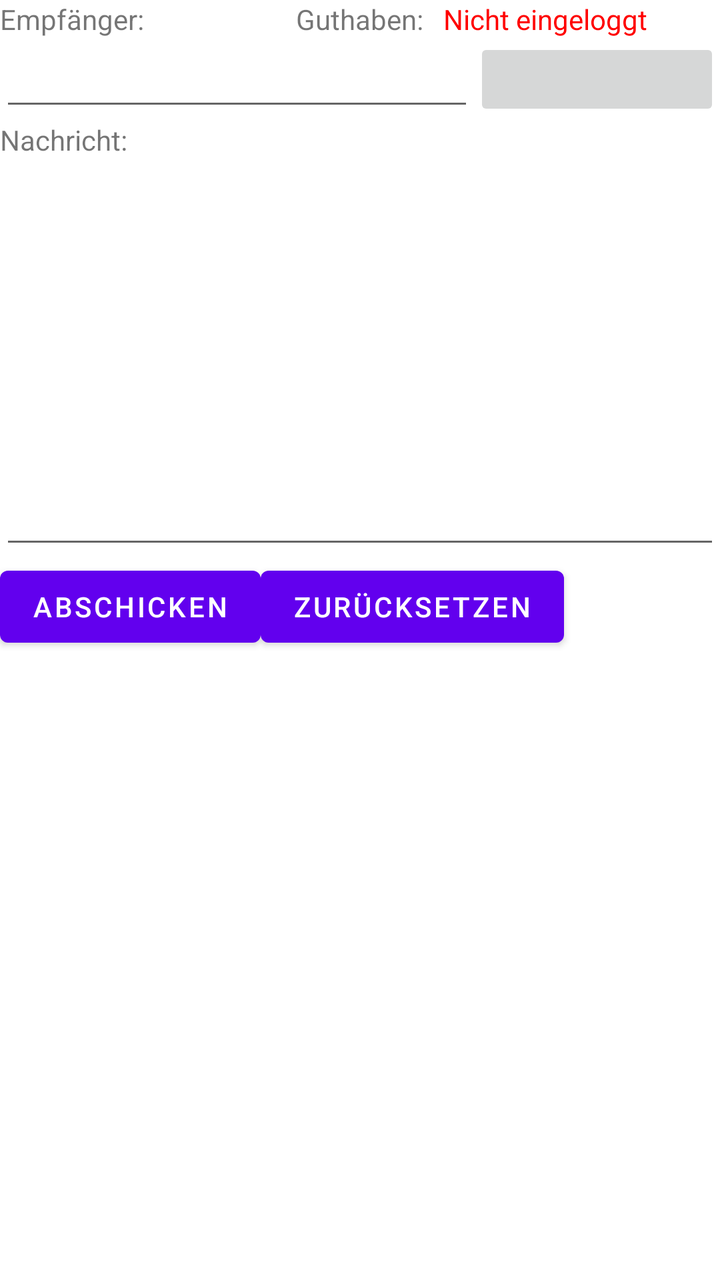
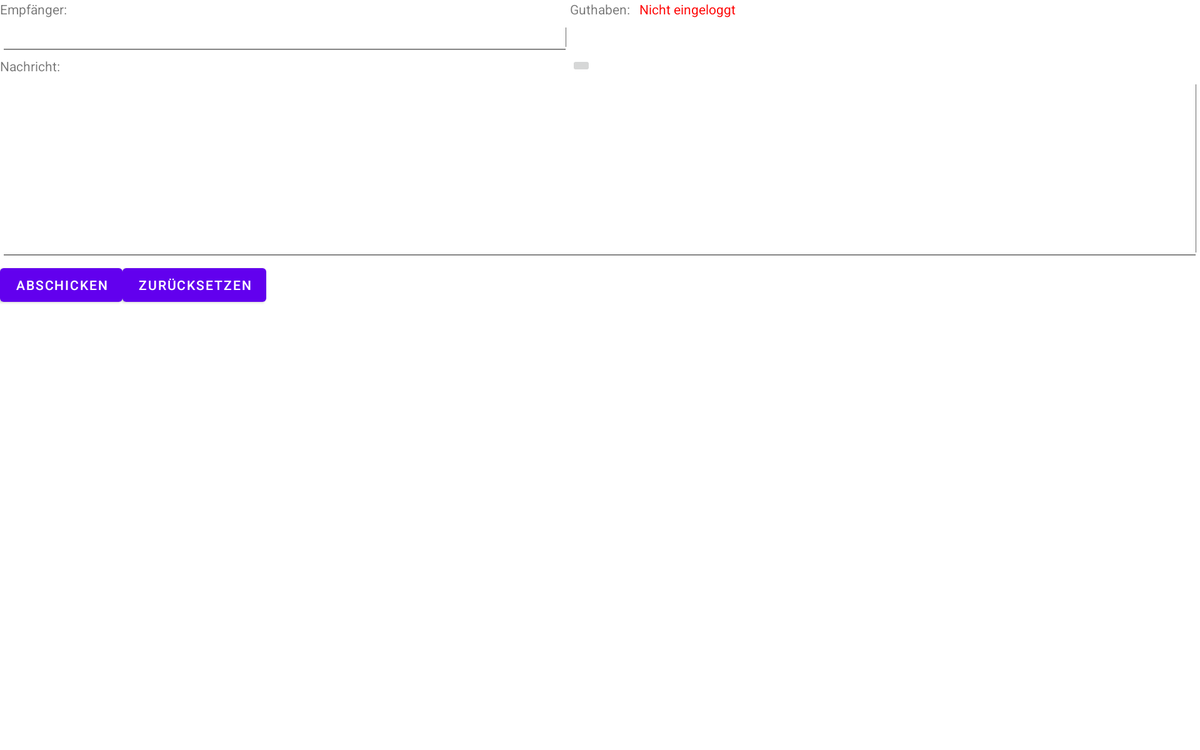

The same Android screen from two of the app's own layout files: first res/layout/ as a phone draws it, then the repository's variant for another configuration, drawn on a device whose configuration selects that folder. Both files follow.
<!-- AndroidManifest.xml: fallback theme Theme.MaterialComponents.DayNight.NoActionBar -->
<!-- res/layout/main.xml -->
<?xml version="1.0" encoding="utf-8"?>

<RelativeLayout xmlns:android="http://schemas.android.com/apk/res/android"
    android:id="@+id/RelativeLayout1"
    android:layout_width="fill_parent"
    android:layout_height="fill_parent"
    android:orientation="vertical" >

    <TextView
        android:id="@+id/textView1"
        android:layout_width="wrap_content"
        android:layout_height="wrap_content"
        android:layout_alignParentLeft="true"
        android:text="@string/empfaenger" />

    <EditText
        android:id="@+id/et_empfaenger"
        android:layout_width="237dp"
        android:layout_height="wrap_content"
        android:layout_alignParentLeft="true"
        android:layout_below="@+id/textView1" >

        <requestFocus />
    </EditText>

    <ImageButton
        android:id="@+id/btn_getUser"
        android:layout_width="wrap_content"
        android:layout_height="wrap_content"
        android:layout_alignBottom="@+id/et_empfaenger"
        android:layout_alignParentRight="true"
        android:layout_alignTop="@+id/et_empfaenger"
        android:layout_toRightOf="@+id/et_empfaenger"
        android:src="@drawable/ic_contacts" />

    <TextView
        android:id="@+id/textView2"
        android:layout_width="wrap_content"
        android:layout_height="wrap_content"
        android:layout_alignParentLeft="true"
        android:layout_below="@+id/et_empfaenger"
        android:text="@string/Nachricht" />

    <EditText
        android:id="@+id/editText1"
        android:layout_width="wrap_content"
        android:layout_height="200dp"
        android:layout_alignParentLeft="true"
        android:layout_alignParentRight="true"
        android:layout_below="@+id/textView2"
        android:gravity="top"
        android:inputType="textLongMessage|textMultiLine"
        android:singleLine="false" />

    <TextView
        android:id="@+id/textView3"
        android:layout_width="wrap_content"
        android:layout_height="wrap_content"
        android:layout_above="@+id/et_empfaenger"
        android:layout_centerHorizontal="true"
        android:text="@string/balance" />

    <TextView
        android:id="@+id/tvBalance"
        android:layout_width="wrap_content"
        android:layout_height="wrap_content"
        android:layout_above="@+id/et_empfaenger"
        android:layout_marginLeft="10dp"
        android:layout_toRightOf="@+id/textView3"
        android:text="@string/not_connected"
        android:textColor="@color/red" />

    <TextView
        android:id="@+id/tvMessageLength"
        android:layout_width="wrap_content"
        android:layout_height="wrap_content"
        android:layout_above="@+id/editText1"
        android:layout_alignParentRight="true"
        android:text="@string/empty" />

    <Button
        android:id="@+id/btnSend"
        android:layout_width="wrap_content"
        android:layout_height="wrap_content"
        android:layout_alignParentLeft="true"
        android:layout_below="@+id/editText1"
        android:text="@string/send_sms" />

    <Button
        android:id="@+id/btnReset"
        android:layout_width="wrap_content"
        android:layout_height="wrap_content"
        android:layout_alignBaseline="@+id/btnSend"
        android:layout_alignBottom="@+id/btnSend"
        android:layout_toRightOf="@+id/btnSend"
        android:text="@string/reset" />

</RelativeLayout>
<!-- resources referenced by this layout -->
<resources>
  <color name="red">#ffff0000</color>
  <string name="Nachricht">Nachricht:</string>
  <string name="balance">Guthaben:</string>
  <string name="empfaenger">Empfänger:</string>
  <string name="empty" />
  <string name="not_connected">Nicht eingeloggt</string>
  <string name="reset">Zurücksetzen</string>
  <string name="send_sms">Abschicken</string>
</resources>
<!-- res/layout-xlarge-land/main.xml (the repository's variant of the layout above) -->
<!-- drawn on a large tablet held sideways -->
<?xml version="1.0" encoding="utf-8"?>

<RelativeLayout xmlns:android="http://schemas.android.com/apk/res/android"
    android:id="@+id/RelativeLayout1"
    android:layout_width="fill_parent"
    android:layout_height="fill_parent"
    android:orientation="vertical" >

    <TextView
        android:id="@+id/textView1"
        android:layout_width="wrap_content"
        android:layout_height="wrap_content"
        android:layout_alignParentLeft="true"
        android:text="@string/empfaenger" />

    <EditText
        android:id="@+id/et_empfaenger"
        android:layout_width="237dp"
        android:layout_height="wrap_content"
        android:layout_alignParentLeft="true"
        android:layout_below="@+id/textView1"
        android:layout_toLeftOf="@+id/textView3" >

        <requestFocus />
    </EditText>

    <TextView
        android:id="@+id/textView2"
        android:layout_width="wrap_content"
        android:layout_height="wrap_content"
        android:layout_alignParentLeft="true"
        android:layout_below="@+id/et_empfaenger"
        android:text="@string/Nachricht" />

    <EditText
        android:id="@+id/editText1"
        android:layout_width="wrap_content"
        android:layout_height="200dp"
        android:layout_alignParentLeft="true"
        android:layout_alignParentRight="true"
        android:layout_below="@+id/textView2"
        android:gravity="top"
        android:inputType="textLongMessage|textMultiLine"
        android:singleLine="false" />

    <TextView
        android:id="@+id/textView3"
        android:layout_width="wrap_content"
        android:layout_height="wrap_content"
        android:layout_above="@+id/et_empfaenger"
        android:layout_centerHorizontal="true"
        android:text="@string/balance" />

    <TextView
        android:id="@+id/tvBalance"
        android:layout_width="wrap_content"
        android:layout_height="wrap_content"
        android:layout_above="@+id/et_empfaenger"
        android:layout_marginLeft="10dp"
        android:layout_toRightOf="@+id/textView3"
        android:text="@string/not_connected"
        android:textColor="@color/red" />

    <TextView
        android:id="@+id/tvMessageLength"
        android:layout_width="wrap_content"
        android:layout_height="wrap_content"
        android:layout_above="@+id/editText1"
        android:layout_alignParentRight="true"
        android:text="@string/empty" />

    <Button
        android:id="@+id/btnSend"
        android:layout_width="wrap_content"
        android:layout_height="wrap_content"
        android:layout_alignParentLeft="true"
        android:layout_below="@+id/editText1"
        android:text="@string/send_sms" />

    <Button
        android:id="@+id/btnReset"
        android:layout_width="wrap_content"
        android:layout_height="wrap_content"
        android:layout_alignBaseline="@+id/btnSend"
        android:layout_alignBottom="@+id/btnSend"
        android:layout_toRightOf="@+id/btnSend"
        android:text="@string/reset" />

    <ImageButton
        android:id="@+id/btn_getUser"
        android:layout_width="wrap_content"
        android:layout_height="wrap_content"
        android:layout_above="@+id/editText1"
        android:layout_alignLeft="@+id/textView3"
        android:src="@drawable/ic_contacts" />

</RelativeLayout>
